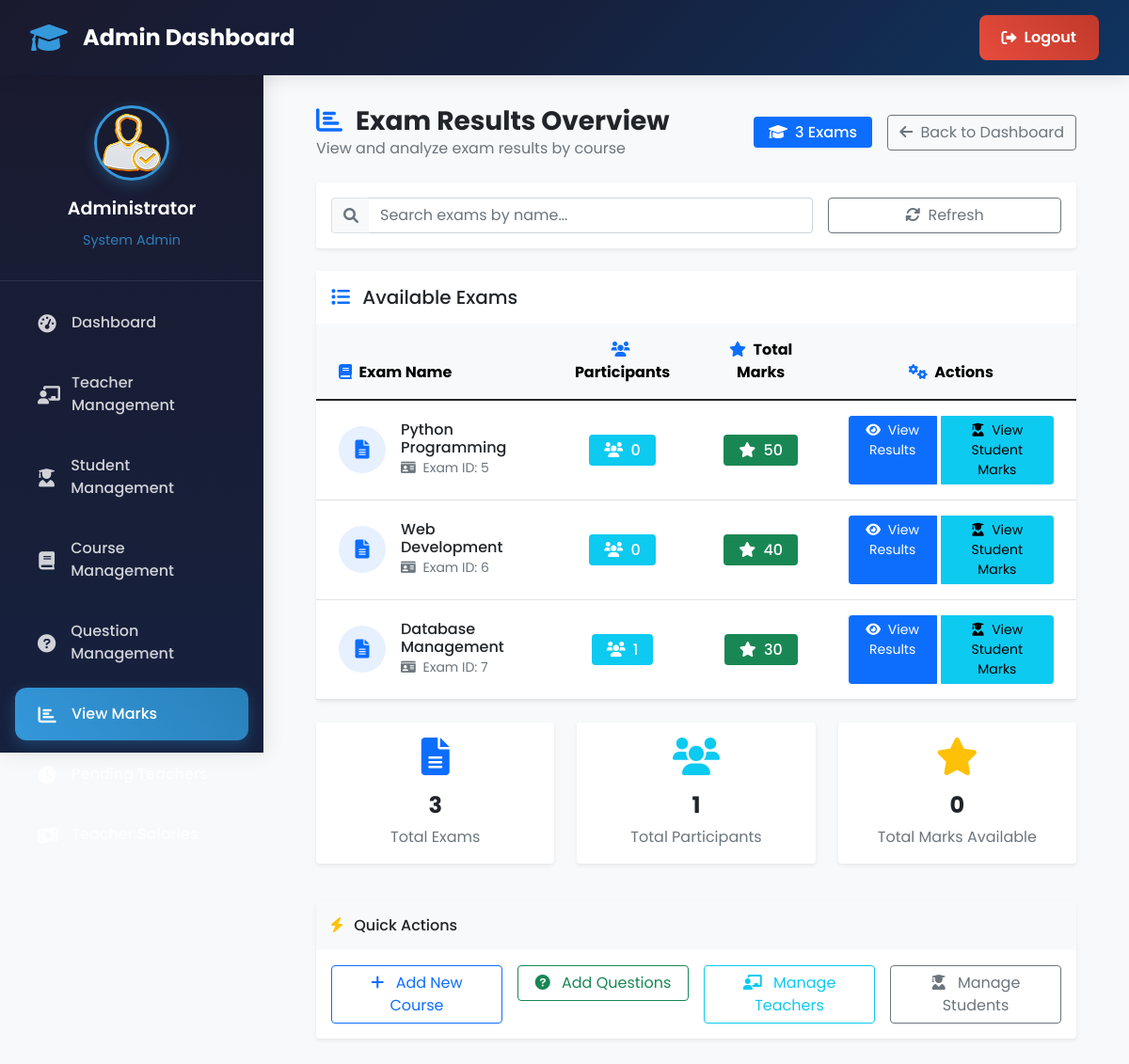
The page /admin-view-marks (signed in) on the database its author committed.
### exam/models.py (models this page shows, shortened)
class Course(models.Model):
   course_name = models.CharField(max_length=50)
   question_number = models.PositiveIntegerField()
   total_marks = models.PositiveIntegerField()

### exam/views.py (the view)
# urls.py: path('admin-view-marks', views.admin_view_marks_view,name='admin-view-marks'),
@login_required(login_url='adminlogin')
def admin_view_marks_view(request,pk=None):
    courses = models.Course.objects.all()
    for course in courses:
        course.actual_question_count = models.Question.objects.filter(course=course).count()
        course.participant_count = models.Result.objects.filter(exam=course).count()
    response = render(request,'exam/admin_view_marks.html',{'courses':courses})
    if pk:
        response.set_cookie('student_id',str(pk))
    return response

### templates/exam/admin_view_marks.html (shortened to what this page needs)
{% extends 'exam/adminbase.html' %}
{% block content %}
{%load static%}
<div class="container-fluid px-4">
  <div class="row">
    <div class="col-12">
      <div class="d-flex justify-content-between align-items-center mb-4">
        <div>
          <h2 class="h3 mb-0 text-dark fw-bold">
            <i class="fas fa-chart-bar text-primary me-2"></i>
            Exam Results Overview
          </h2>
          <p class="text-muted mb-0">View and analyze exam results by course</p>
        </div>
        <div class="d-flex align-items-center">
          <span class="badge bg-primary fs-6 px-3 py-2 me-3">
            <i class="fas fa-graduation-cap me-1"></i>
            {{ courses|length }} Exams
          </span>
          <a href="{% url 'admin-dashboard' %}" class="btn btn-outline-secondary">
            <i class="fas fa-arrow-left me-1"></i>
            Back to Dashboard
          </a>
        </div>
      </div>
      <div class="card border-0 shadow-sm mb-4">
        <div class="card-body">
          <div class="row g-3">
            <div class="col-md-8">
              <div class="input-group">
                <span class="input-group-text bg-light border-end-0">
                  <i class="fas fa-search text-muted"></i>
                </span>
                <input type="text" class="form-control border-start-0" id="searchInput" placeholder="Search exams by name...">
              </div>
            </div>
            <div class="col-md-4">
              <button class="btn btn-outline-secondary w-100" type="button" id="refreshBtn">
                <i class="fas fa-sync-alt me-1"></i>
                Refresh
              </button>
            </div>
          </div>
        </div>
      </div>
      <div class="card border-0 shadow-sm">
        <div class="card-header bg-white border-0 py-3">
          <h5 class="mb-0 text-dark fw-semibold">
            <i class="fas fa-list me-2 text-primary"></i>
            Available Exams
          </h5>
        </div>
        <div class="card-body p-0">
          {% if courses %}
          <div class="table-responsive">
            <table class="table table-hover mb-0" id="examsTable">
              <thead class="table-light">
                <tr>
                  <th class="border-0 py-3 px-4">
                    <i class="fas fa-book me-1 text-primary"></i>
                    Exam Name
                  </th>
                  <th class="border-0 py-3 px-4 text-center">
                    <i class="fas fa-users me-1 text-primary"></i>
                    Participants
                  </th>
                  <th class="border-0 py-3 px-4 text-center">
                    <i class="fas fa-star me-1 text-primary"></i>
                    Total Marks
                  </th>
                  <th class="border-0 py-3 px-4 text-center">
                    <i class="fas fa-cogs me-1 text-primary"></i>
                    Actions
                  </th>
                </tr>
              </thead>
              <tbody>
                {% for t in courses %}
                <tr class="align-middle">
                  <td class="px-4 py-3">
                    <div class="d-flex align-items-center">
                      <div class="flex-shrink-0">
                        <div class="bg-primary bg-opacity-10 rounded-circle d-flex align-items-center justify-content-center"
                             style="width: 50px; height: 50px;">
                          <i class="fas fa-file-alt text-primary fs-5"></i>
                        </div>
                      </div>
                      <div class="flex-grow-1 ms-3">
                        <h6 class="mb-0 fw-semibold text-dark">{{ t.course_name }}</h6>
                        <small class="text-muted">
                          <i class="fas fa-id-card me-1"></i>
                          Exam ID: {{ t.id }}
                        </small>
                      </div>
                    </div>
                  </td>
                  <td class="px-4 py-3 text-center">
                    <div class="d-flex align-items-center justify-content-center">
                      <span class="badge bg-info text-white fs-6 px-3 py-2">
                        <i class="fas fa-users me-1"></i>
                        {{ t.participant_count }}
                      </span>
                    </div>
                  </td>
                  <td class="px-4 py-3 text-center">
                    <div class="d-flex align-items-center justify-content-center">
                      <span class="badge bg-success text-white fs-6 px-3 py-2">
                        <i class="fas fa-star me-1"></i>
                        {{ t.total_marks }}
                      </span>
                    </div>
                  </td>
                  <td class="px-4 py-3 text-center">
                    <div class="btn-group" role="group">
                      <a href="{% url 'admin-check-marks' t.id %}"
                         class="btn btn-primary btn-sm px-3"
                         title="View Exam Results">
                        <i class="fas fa-eye me-1"></i>
                        View Results
                      </a>
                      <a href="{% url 'admin-view-student-marks-detail' t.id %}"
                         class="btn btn-info btn-sm px-3 ms-1"
                         title="View Student Marks">
                        <i class="fas fa-user-graduate me-1"></i>
                        View Student Marks
                      </a>
                    </div>
                  </td>
                </tr>
                {% endfor %}
              </tbody>
            </table>
          </div>
          {% endif %}
        </div>
      </div>
      {% if courses %}
      <div class="row mt-4">
        <div class="col-md-4 mb-3">
          <div class="card border-0 shadow-sm h-100">
            <div class="card-body text-center">
              <div class="mb-3">
                <i class="fas fa-file-alt text-primary" style="font-size: 2.5rem;"></i>
              </div>
              <h4 class="text-dark fw-bold">{{ courses|length }}</h4>
              <p class="text-muted mb-0">Total Exams</p>
            </div>
          </div>
        </div>
        <div class="col-md-4 mb-3">
          <div class="card border-0 shadow-sm h-100">
            <div class="card-body text-center">
              <div class="mb-3">
                <i class="fas fa-users text-info" style="font-size: 2.5rem;"></i>
              </div>
              <h4 class="text-dark fw-bold" id="totalParticipants">-</h4>
              <p class="text-muted mb-0">Total Participants</p>
            </div>
          </div>
        </div>
        <div class="col-md-4 mb-3">
          <div class="card border-0 shadow-sm h-100">
            <div class="card-body text-center">
              <div class="mb-3">
                <i class="fas fa-star text-warning" style="font-size: 2.5rem;"></i>
              </div>
              <h4 class="text-dark fw-bold">
                {% with total_marks=0 %}
                  {{ total_marks }}
                {% endwith %}
              </h4>
              <p class="text-muted mb-0">Total Marks Available</p>
            </div>
          </div>
        </div>
      </div>
      {% endif %}
      {% if courses %}
      <div class="card border-0 shadow-sm mt-4">
        <div class="card-header bg-light border-0 py-3">
          <h6 class="mb-0 text-dark fw-semibold">
            <i class="fas fa-bolt me-2 text-warning"></i>
            Quick Actions
          </h6>
        </div>
        <div class="card-body">
          <div class="row g-3">
            <div class="col-md-6 col-lg-3">
              <a href="{% url 'admin-add-course' %}" class="btn btn-outline-primary w-100">
                <i class="fas fa-plus me-2"></i>
                Add New Course
              </a>
            </div>
            <div class="col-md-6 col-lg-3">
              <a href="{% url 'admin-add-question' %}" class="btn btn-outline-success w-100">
                <i class="fas fa-question-circle me-2"></i>
                Add Questions
              </a>
            </div>
            <div class="col-md-6 col-lg-3">
              <a href="{% url 'admin-view-teacher' %}" class="btn btn-outline-info w-100">
                <i class="fas fa-chalkboard-teacher me-2"></i>
                Manage Teachers
              </a>
            </div>
            <div class="col-md-6 col-lg-3">
              <a href="{% url 'admin-view-student' %}" class="btn btn-outline-secondary w-100">
                <i class="fas fa-user-graduate me-2"></i>
                Manage Students
              </a>
            </div>
          </div>
        </div>
      </div>
      {% endif %}
    </div>
  </div>
</div>
{% endblock content %}

### templates/exam/adminbase.html (style rules this page uses)
* { margin: 0; padding: 0; box-sizing: border-box; }
body { font-family: 'Poppins', sans-serif; background: #f8f9fa; overflow-x: hidden; }

### templates/exam/admin_view_marks.html (style rules this page uses)
.card { transition: all 0.3s ease; }
.btn { transition: all 0.2s ease; }
.table tbody tr { transition: all 0.2s ease; }
.badge { font-weight: 500; }
.input-group-text { border-color: #dee2e6; }
.bg-opacity-10 { background-color: rgba(13, 110, 253, 0.1) !important; }

### rows shown on the page
Course: course_name "Python Programming", id "5", participant_count "0", total_marks "50"
Course: course_name "Web Development", id "6", participant_count "0", total_marks "40"
Course: course_name "Database Management", id "7", participant_count "1", total_marks "30"

### other values the page prints
{{ courses|length }} "3"
{{ total_marks }} "0"
